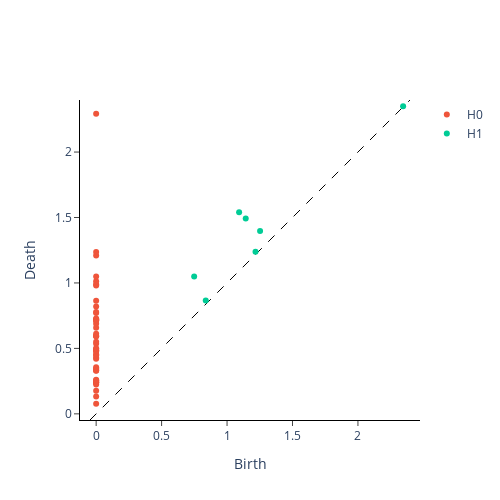
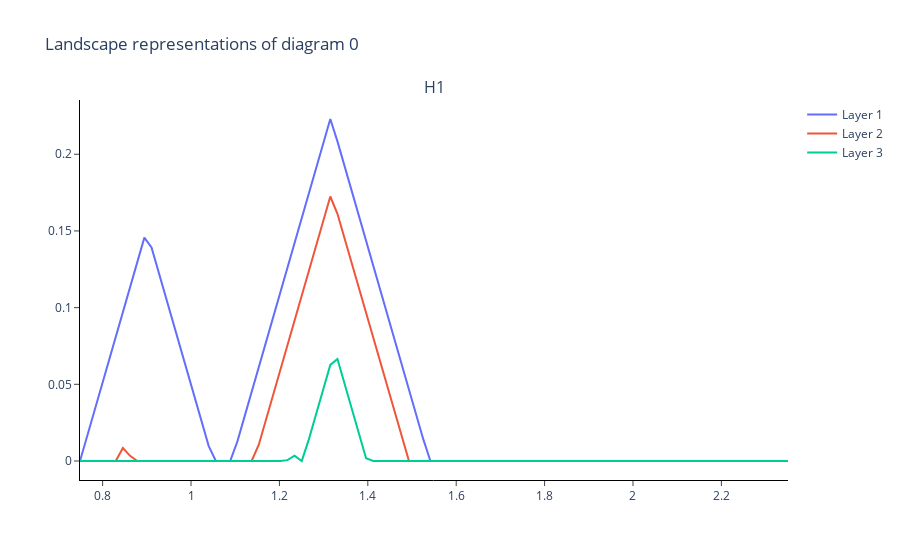

The notebook cell these images were saved under, in order:
### Code cell
print('Trough 2')

index = 485 - 50 + 15
pointcloud = X_sw[index]
sns.scatterplot(pointcloud[:,0], pointcloud[:,1])
plt.annotate('Correlation = ' + str(round(np.corrcoef(X_sw[index][:,0], X_sw[index][:,1])[0,1], 2)), 
        xy=(-2, 3),
        xycoords= 'data',
        arrowprops=dict(facecolor= 'black'
                        , shrink=0.1
                       ),
        horizontalalignment='right',
        verticalalignment= 'top',
        size = 12)
plt.annotate('Variability = ' + str(round((np.var(X_sw[index][:,0]) + np.var(X_sw[index][:,1])) / 2, 2)), 
        xy=(-2, 2),
        xycoords= 'data',
        arrowprops=dict(facecolor= 'black'
                        , shrink=0.1
                       ),
        horizontalalignment='right',
        verticalalignment= 'top',
        size = 12)
plt.title('Point Cloud at Trough 2')
plt.show()


vrp = VietorisRipsPersistence()
vrp.fit_transform_plot(pointcloud.reshape(1, *pointcloud.shape))
plt.show()

layers = 3
pl = PersistenceLandscape(layers)
persistencediagram = vrp.fit_transform(pointcloud.reshape(1, *pointcloud.shape))
landscapedata = pl.fit_transform(persistencediagram)
pl.plot(landscapedata, 
        homology_dimensions = [1], 
        plotly_params=None)
